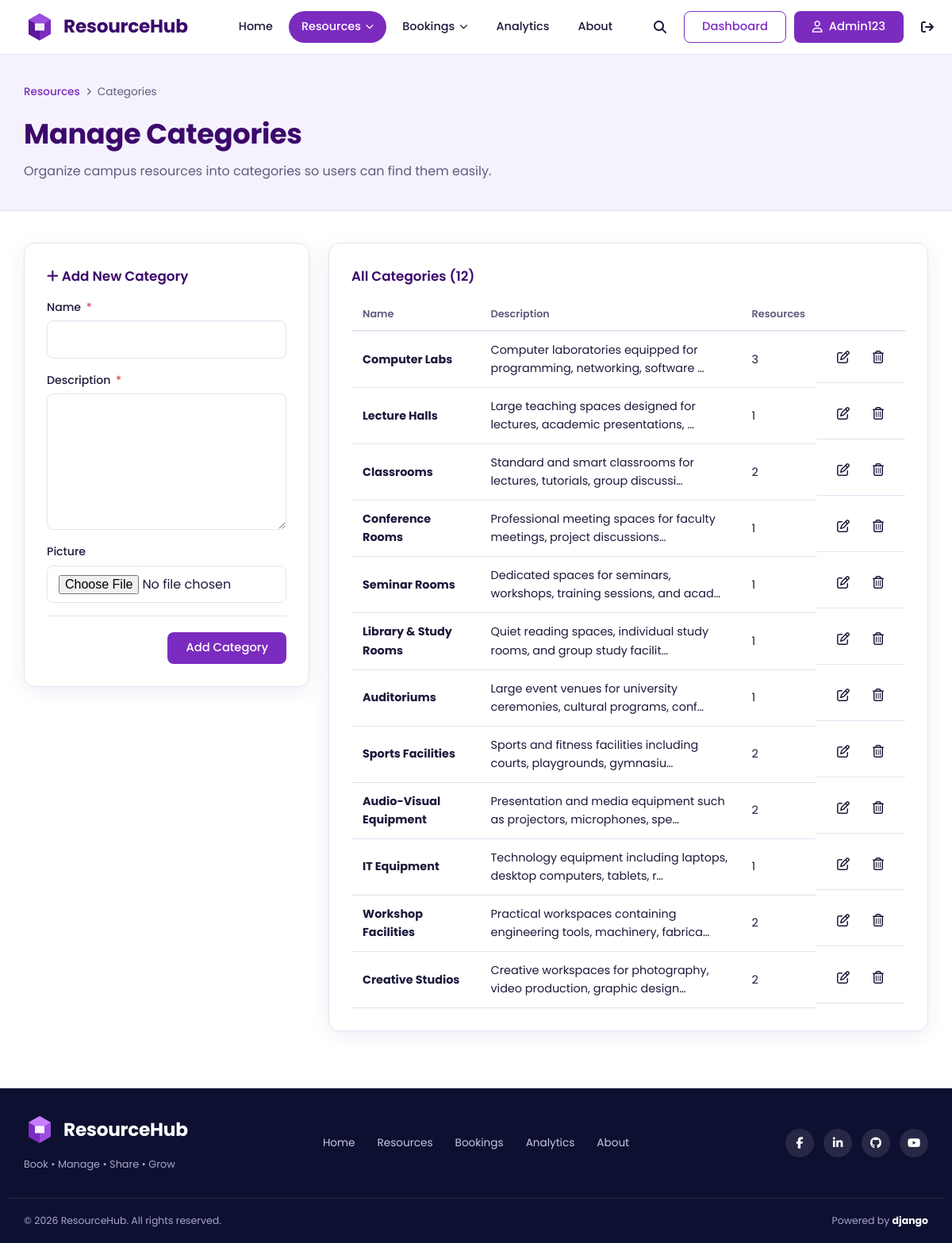
The page /resources/categories/ (signed in) on the database its author committed.
### accounts/models.py (models this page shows, shortened)
class User(AbstractUser):
    ROLE_CHOICES = [
        ("student", "Student"),
        ("teacher", "Teacher"),
        ("admin", "Administrator"),
    ]
    email = models.EmailField(unique=True)
    role = models.CharField(
        max_length=20,
        choices=ROLE_CHOICES,
        default="student",
    )
    department = models.CharField(
        max_length=100,
        blank=True,
    )
    email_verified = models.BooleanField(default=False)

class Profile(models.Model):
    user = models.OneToOneField(
        settings.AUTH_USER_MODEL,
        on_delete=models.CASCADE,
        related_name="profile",
    )
    first_name = models.CharField(
        max_length=120,
        blank=True,
    )
    last_name = models.CharField(
        max_length=100,
        blank=True,
    )
    phone = models.CharField(
        max_length=20,
        blank=True,
    )
    profile_picture = models.ImageField(
        upload_to="profile_pictures/",
        blank=True,
        null=True,
    )
    designation = models.CharField(
        max_length=100,
        blank=True,
    )

### resources/models.py (models this page shows, shortened)
class ResourceCategory(models.Model):
    name = models.CharField(max_length=100)
    description = models.TextField()
    picture = models.ImageField(
        upload_to='categories/',
        blank=True,
        null=True
    )

### resources/views.py (the view)
@login_required
@admin_only
def category_list(request):
    edit_id = request.GET.get("edit")
    category = None
    if edit_id:
        category = get_object_or_404(
            ResourceCategory,
            pk=edit_id
        )
    if request.method == "POST":
        print("FILES:", request.FILES)   # temporary debug, remove later
        print("POST:", request.POST)     # temporary debug, remove later
        form = ResourceCategoryForm(
            request.POST,
            request.FILES,
            instance=category
        )
        if form.is_valid():
            form.save()
            if category:
                messages.success(
                    request,
                    "Category updated successfully!"
                )
            else:
                messages.success(
                    request,
                    "Category created successfully!"
                )
            return redirect("resources:category_list")
        else:
            print("ERRORS:", form.errors)   # temporary debug, remove later
    else:
        form = ResourceCategoryForm(instance=category)
    categories = ResourceCategory.objects.all()
    return render(request, "resources/category_management.html", {
        "categories": categories,
        "form": form,
        "editing": category is not None,
    })

### templates/resources/category_management.html (shortened to what this page needs)
{% extends 'core/base.html' %}
{% load static %}
{% block extra_css %}
<link rel="stylesheet" href="{% static 'css/resources.css' %}">
{% endblock %}
{% block content %}
<section class="page-head">
    <div class="container">
        <nav class="breadcrumb" aria-label="Breadcrumb">
            <a href="{% url 'resources:resource_list' %}">
                Resources
            </a>
            <i class="fa-solid fa-chevron-right"
               aria-hidden="true"></i>
            <span>Categories</span>
        </nav>
        <h1>Manage Categories</h1>
        <p>
            Organize campus resources into categories
            so users can find them easily.
        </p>
    </div>
</section>
<section class="section">
    <div class="container category-layout">
        <div class="panel">
            <h2 class="panel-title">
                {% if editing %}
                    <i class="fa-regular fa-pen-to-square"></i>
                    Edit Category
                {% else %}
                    <i class="fa-solid fa-plus"></i>
                    Add New Category
                {% endif %}
            </h2>
           <form method="post" enctype="multipart/form-data" novalidate>
                {% for field in form %}
                    <div class="form-field
                        {% if field.errors %}has-error{% endif %}">
                        <label for="{{ field.id_for_label }}">
                            {{ field.label }}
                            {% if field.field.required %}
                                <span class="req">*</span>
                            {% endif %}
                        </label>
                        {{ field }}
                    </div>
                {% endfor %}
                <div class="form-actions">
                    <button type="submit"
                            class="btn btn-primary">
                        {% if editing %}
                            Save Changes
                        {% else %}
                            Add Category
                        {% endif %}
                    </button>
                </div>
            </form>
        </div>
        <div class="panel">
            <h2 class="panel-title">
                All Categories ({{ categories|length }})
            </h2>
            {% if categories %}
                <div class="table-wrap">
                    <table class="data-table">
                        <thead>
                            <tr>
                                <th scope="col">
                                    Name
                                </th>
                                <th scope="col">
                                    Description
                                </th>
                                <th scope="col">
                                    Resources
                                </th>
                                <th scope="col">
                                </th>
                            </tr>
                        </thead>
                        <tbody>
                            {% for cat in categories %}
                                <tr>
                                    <td data-label="Name">
                                        <strong>
                                            {{ cat.name }}
                                        </strong>
                                    </td>
                                    <td data-label="Description">
                                        {{ cat.description|default:"No description"|truncatechars:70 }}
                                    </td>
                                    <td data-label="Resources">
                                        {{ cat.resource_set.count }}
                                    </td>
                                    <td class="row-actions">
                                        <a class="icon-btn"
                                           href="{% url 'resources:category_list' %}?edit={{ cat.pk }}"
                                           aria-label="Edit {{ cat.name }}"
                                           title="Edit">
                                            <i class="fa-regular fa-pen-to-square"
                                               aria-hidden="true"></i>
                                        </a>
                                        <form method="post"
                                              action="{% url 'resources:category_delete' cat.pk %}"
                                              onsubmit="return confirm('Are you sure you want to delete this category?');">
                                            <button type="submit"
                                                    class="icon-btn icon-danger"
                                                    aria-label="Delete {{ cat.name }}"
                                                    title="Delete">
                                                <i class="fa-regular fa-trash-can"
                                                   aria-hidden="true"></i>
                                            </button>
                                        </form>
                                    </td>
                                </tr>
                            {% endfor %}
                        </tbody>
                    </table>
                </div>
            {% endif %}
        </div>
    </div>
</section>
{% endblock %}

### templates/core/base.html (shortened to what this page needs)
{% load static %}
<!DOCTYPE html>
<html lang="en">
<head>
  <link rel="stylesheet" href="https://cdnjs.cloudflare.com/ajax/libs/font-awesome/6.5.2/css/all.min.css">
  <link rel="stylesheet" href="{% static 'css/master.css' %}">
  {% block extra_css %}{% endblock %}
</head>
<body>
  {% url 'analytics:analytics_dashboard' as analytics_url %}
  {% url 'core:about' as about_url %}
  {% with app=request.resolver_match.app_name page=request.resolver_match.url_name %}
  <header class="site-header" id="siteHeader">
    <div class="container header-inner">
      <a href="/" class="brand" aria-label="ResourceHub home">
        <svg class="brand-mark" viewBox="0 0 40 40" width="40" height="40" aria-hidden="true">
          <path d="M20 3 34 11v18L20 37 6 29V11z" fill="#7B2CBF"/>
          <path d="M20 3 34 11 20 19 6 11z" fill="#9D4EDD"/>
          <path d="M20 19v18L6 29V11z" fill="#5A189A"/>
          <path d="M14 15.5h12v9H14z" fill="#fff" opacity=".92"/>
        </svg>
        <span class="brand-name">ResourceHub</span>
      </a>
      <div class="nav-panel">
        <nav aria-label="Main navigation">
          <ul class="nav-list">
            <li><a class="nav-link{% if page == 'home' %} active{% endif %}" href="/">Home</a></li>
            <li>
              <details class="has-dropdown">
                <summary class="nav-link{% if app == 'resources' %} active{% endif %}">
                  Resources <i class="fa-solid fa-chevron-down" aria-hidden="true"></i>
                </summary>
              </details>
            </li>
            {% if user.is_authenticated %}
            <li>
              <details class="has-dropdown">
                <summary class="nav-link{% if app == 'bookings' or app == 'checkins' or app == 'sharings' %} active{% endif %}">
                  Bookings <i class="fa-solid fa-chevron-down" aria-hidden="true"></i>
                </summary>
              </details>
            </li>
            {% else %}
            <li><a class="nav-link{% if app == 'bookings' %} active{% endif %}" href="{% url 'bookings:booking_list' %}">Bookings</a></li>
            {% endif %}
            <li><a class="nav-link{% if app == 'analytics' %} active{% endif %}" href="{{ analytics_url|default:'/' }}">Analytics</a></li>
            <li><a class="nav-link{% if page == 'about' %} active{% endif %}" href="{{ about_url|default:'/' }}">About</a></li>
          </ul>
        </nav>
        <div class="nav-tools">
          <label for="searchToggle" class="icon-btn" title="Search resources">
            <i class="fa-solid fa-magnifying-glass" aria-hidden="true"></i>
          </label>
          {% if user.is_authenticated %}
            {% if user.is_staff or user.is_superuser or user.role == 'admin' %}
              <a class="btn btn-outline" href="{% url 'core:admin_dashboard' %}">Dashboard</a>
            {% else %}
              <a class="btn btn-outline" href="{% url 'accounts:profile' %}">Dashboard</a>
            {% endif %}
            <a class="btn btn-primary" href="{% url 'accounts:profile' %}">
              <i class="fa-regular fa-user" aria-hidden="true"></i> {{ user.profile.first_name|default:user.username }}
            </a>
            <form method="post" action="{% url 'accounts:logout' %}" class="logout-form">
              <button type="submit" class="icon-btn" aria-label="Log out" title="Log out">
                <i class="fa-solid fa-arrow-right-from-bracket" aria-hidden="true"></i>
              </button>
            </form>
          {% else %}
            <a class="btn btn-outline" href="{% url 'accounts:login' %}">Login</a>
            <a class="btn btn-primary" href="{% url 'accounts:register' %}">Register</a>
          {% endif %}
        </div>
      </div>
    </div>
  </header>
  {% endwith %}
  <main id="main">
    {% block content %}{% endblock %}
  </main>
  <footer class="site-footer">
    <div class="container footer-inner">
      <div class="footer-brand">
        <a href="/" class="brand brand-light">
          <svg class="brand-mark" viewBox="0 0 40 40" width="40" height="40" aria-hidden="true">
            <path d="M20 3 34 11v18L20 37 6 29V11z" fill="#9D4EDD"/>
            <path d="M20 3 34 11 20 19 6 11z" fill="#C77DFF"/>
            <path d="M20 19v18L6 29V11z" fill="#7B2CBF"/>
            <path d="M14 15.5h12v9H14z" fill="#fff" opacity=".92"/>
          </svg>
          <span class="brand-name">ResourceHub</span>
        </a>
        <p class="footer-tagline">Book &bull; Manage &bull; Share &bull; Grow</p>
      </div>
      <nav class="footer-nav" aria-label="Footer navigation">
        <a href="/">Home</a>
        <a href="{% url 'resources:resource_list' %}">Resources</a>
        <a href="{% url 'bookings:booking_list' %}">Bookings</a>
        <a href="{{ analytics_url|default:'/' }}">Analytics</a>
        <a href="{{ about_url|default:'/' }}">About</a>
      </nav>
      <ul class="social">
        <li><a href="https://www.facebook.com/" target="_blank" rel="noopener noreferrer" aria-label="Facebook"><i class="fa-brands fa-facebook-f"></i></a></li>
        <li><a href="https://www.linkedin.com/" target="_blank" rel="noopener noreferrer" aria-label="LinkedIn"><i class="fa-brands fa-linkedin-in"></i></a></li>
        <li><a href="https://github.com/" target="_blank" rel="noopener noreferrer" aria-label="GitHub"><i class="fa-brands fa-github"></i></a></li>
        <li><a href="https://www.youtube.com/" target="_blank" rel="noopener noreferrer" aria-label="YouTube"><i class="fa-brands fa-youtube"></i></a></li>
      </ul>
    </div>
    <div class="container footer-bottom">
      <p>&copy; {% now "Y" %} ResourceHub. All rights reserved.</p>
      <p>Powered by <strong>django</strong></p>
    </div>
  </footer>
</body>
</html>

### rows shown on the page
User: profile.first_name "Admin123"
ResourceCategory: name "Computer Labs", description "Computer laboratories equipped for programming, networking, software …", resource_set.count "3"
ResourceCategory: name "Lecture Halls", description "Large teaching spaces designed for lectures, academic presentations, …", resource_set.count "1"
ResourceCategory: name "Classrooms", description "Standard and smart classrooms for lectures, tutorials, group discussi…", resource_set.count "2"
ResourceCategory: name "Conference Rooms", description "Professional meeting spaces for faculty meetings, project discussions…", resource_set.count "1"
ResourceCategory: name "Seminar Rooms", description "Dedicated spaces for seminars, workshops, training sessions, and acad…", resource_set.count "1"
ResourceCategory: name "Library & Study Rooms", description "Quiet reading spaces, individual study rooms, and group study facilit…", resource_set.count "1"
ResourceCategory: name "Auditoriums", description "Large event venues for university ceremonies, cultural programs, conf…", resource_set.count "1"
ResourceCategory: name "Sports Facilities", description "Sports and fitness facilities including courts, playgrounds, gymnasiu…", resource_set.count "2"
ResourceCategory: name "Audio-Visual Equipment", description "Presentation and media equipment such as projectors, microphones, spe…", resource_set.count "2"
ResourceCategory: name "IT Equipment", description "Technology equipment including laptops, desktop computers, tablets, r…", resource_set.count "1"
ResourceCategory: name "Workshop Facilities", description "Practical workspaces containing engineering tools, machinery, fabrica…", resource_set.count "2"
ResourceCategory: name "Creative Studios", description "Creative workspaces for photography, video production, graphic design…", resource_set.count "2"

### other values the page prints
{{ field.label }} "Name" "Description" "Picture"
{{ categories|length }} "12"
